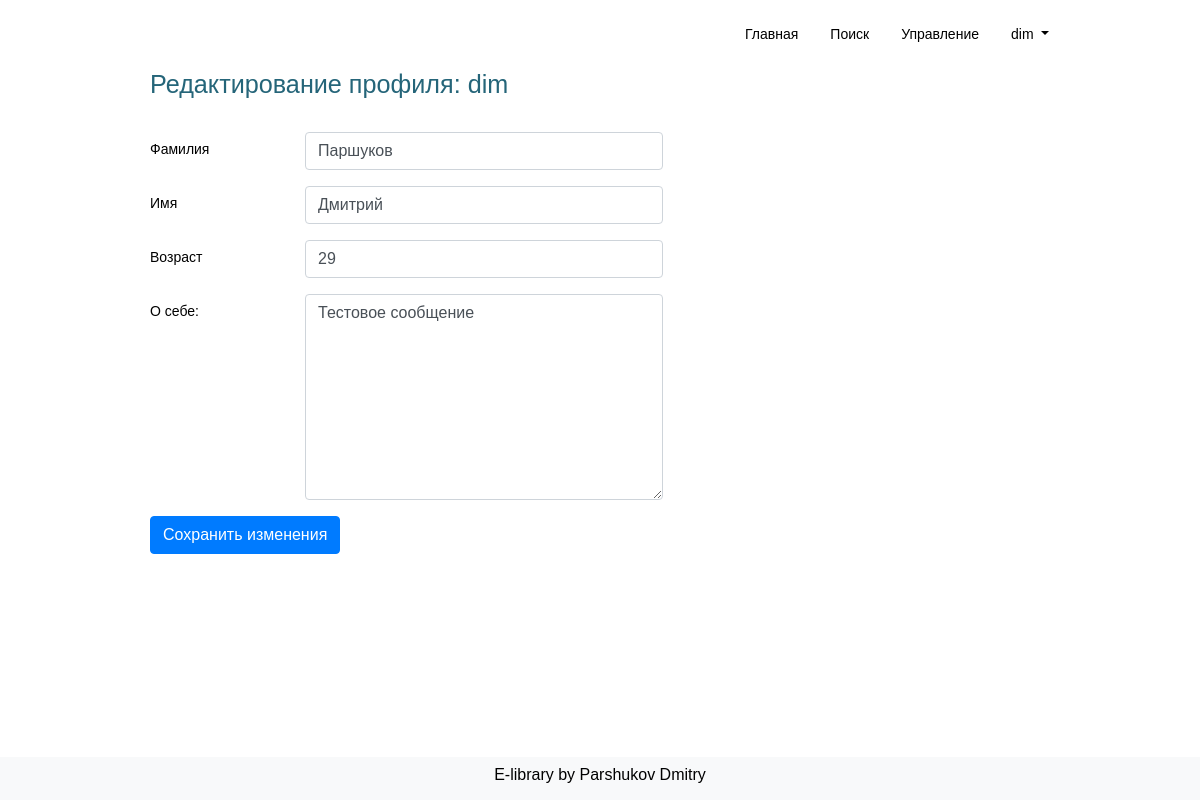
Page /user_page/ (signed in) on the committed database.
### tables this page shows
CREATE TABLE users(
        id INTEGER PRIMARY KEY
        , login VARCHAR(200) NOT NULL
        , password_hash VARCHAR(200) NOT NULL

 
    );

CREATE TABLE users_data(
        id INTEGER PRIMARY KEY
        , user_id INTEGER NOT NULL
        , name VARCHAR(200) NOT NULL
        , surname VARCHAR(200) NOT NULL
        , age INTEGER NIT NULL
        , about VARCHAR(200)
    );

### main.py (the view)
@app.route('/user_page/', methods=['GET', 'POST'])
def user_page():
    if session.get('user'):
        if request.method == 'GET':
            return render_template('user_page.html', menu_items = MENU_USERS, user = session['user'], data = data_user.get_data(session['user']))
        else:
            data_user.update_data(session.get('user'), request.form['name'], request.form['surname'], request.form['age'], request.form['about'])
            return render_template('user_page.html', menu_items = MENU_USERS, user = session['user'], data = data_user.get_data(session['user']))

### user_data.py (called while the page is built)
    def get_data(self, user_login):
        self.con = sqlite3.connect(self.db_name, check_same_thread=False) if self.db_name else None
        self.cursor = self.con.cursor()
        query_get_id = '''
                        SELECT id FROM users
                        WHERE login = (?)
                    '''
        rez = self.cursor.execute(query_get_id,(user_login,))
        res = rez.fetchone()
        query_get_user_data = '''
                                SELECT * FROM users_data
                                WHERE id = (?)
                            '''
        self.cursor.execute(query_get_user_data,( res[0],))
        data = self.cursor.fetchall()
        data_user = data[0]
        self.con.close() # Закрытие соединения базы
        return data_user

### templates/user_page.html
{% extends 'base.html' %}
{% block control %}
<h3> Редактирование профиля: {{ user }}</h3>
<br/>
<form action="{{ url_for('user_page') }}" method="POST">
        <div class="form-group row">
          <label for="surname" class="col-sm-2 col-form-label">Фамилия</label>
          <div class="col-sm-5">
            <input type="text" class="form-control" id="surname" name="surname" value="{{ data[3] }}">
          </div>
        </div>
        <div class="form-group row">
                <label for="name" class="col-sm-2 col-form-label">Имя</label>
                <div class="col-sm-5">
                  <input type="text" class="form-control" id="name" name="name" value="{{ data[2] }}">
                </div>
              </div>
              <div class="form-group row">
                    <label for="age" class="col-sm-2 col-form-label">Возраст</label>
                    <div class="col-sm-5">
                      <input type="text" class="form-control" id="age" name="age" value="{{ data[4] }}">
                    </div>
                  </div>
                  <div class="form-group row">
                        <label for="about" class="col-sm-2 col-form-label">О себе:</label>
                        <div class="col-sm-5">
                          <textarea type="text" class="form-control" id="about" name="about" rows = "8">{% if data[5] %}{{ data[5] }}{% endif %}</textarea>
                        </div>
                      </div>
                      <div>
                      <button type="submit" class="btn btn-primary">Сохранить изменения</button>
                      </div>
      </form>
{% endblock %}

### templates/menu.html (shortened to what this page needs)
{% block menu %}
<div class="container">
    <div class="row">
        <div class = "col col-md-12">
<ul class="nav justify-content-end">
  {% for item in menu_items %}
    <li class="nav-item">
      <a class="nav-link active" href="{{ item['ref'] }}">{{ item['name'] }}</a>
    </li>
  {% endfor %}
  {% if user %}
  <li class="nav-item dropdown">
    <a class="nav-link dropdown-toggle" href="#" id="navbarDropdown" role="button" data-toggle="dropdown" aria-haspopup="true" aria-expanded="false">
      {{ user }}
    </a>
  </li>
  </ul>
  </div>
  {% endif %}
  <div class = "col col-md-1"></div>
</div>
</div>
{% endblock %}

### static/style.css (style rules this page uses)
body { font: .8em/1.8em Verdana, Geneva, Arial, Helvetica, sans-serif; background-color: #FFFFFF; color: #000000; margin: 0 10% 0 10%; text-align: justify; font-size:14px; }
h2, h3 { color: #256579; font: 1.8em Verdana, Geneva, Arial, Helvetica, sans-serif; }
a { color:#000000; }

### rows in the picture
users: login "dim"
users_data: surname "Паршуков", name "Дмитрий", age "29", about "Тестовое сообщение"

### other values in the picture
{{ item['name'] }} "Главная" "Поиск" "Управление"
